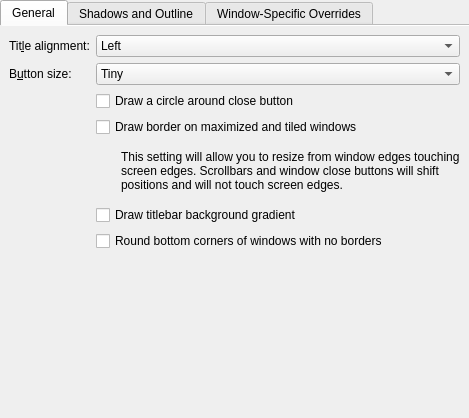
<?xml version="1.0" encoding="UTF-8"?>
<ui version="4.0">
 <class>ProteaConfigurationUI</class>
 <widget class="QWidget" name="ProteaConfigurationUI">
  <property name="geometry">
   <rect>
    <x>0</x>
    <y>0</y>
    <width>469</width>
    <height>418</height>
   </rect>
  </property>
  <layout class="QVBoxLayout" name="verticalLayout">
   <property name="leftMargin">
    <number>0</number>
   </property>
   <property name="topMargin">
    <number>0</number>
   </property>
   <property name="rightMargin">
    <number>0</number>
   </property>
   <property name="bottomMargin">
    <number>0</number>
   </property>
   <item>
    <widget class="QTabWidget" name="tabWidget">
     <property name="currentIndex">
      <number>0</number>
     </property>
     <property name="documentMode">
      <bool>true</bool>
     </property>
     <widget class="QWidget" name="tab">
      <attribute name="title">
       <string>General</string>
      </attribute>
      <layout class="QFormLayout" name="formLayout_3">
       <property name="formAlignment">
        <set>Qt::AlignmentFlag::AlignHCenter|Qt::AlignmentFlag::AlignTop</set>
       </property>
       <item row="0" column="0">
        <widget class="QLabel" name="label_3">
         <property name="text">
          <string>Tit&amp;le alignment:</string>
         </property>
         <property name="buddy">
          <cstring>titleAlignment</cstring>
         </property>
        </widget>
       </item>
       <item row="0" column="1">
        <widget class="QComboBox" name="titleAlignment">
         <item>
          <property name="text">
           <string>Left</string>
          </property>
         </item>
         <item>
          <property name="text">
           <string>Center</string>
          </property>
         </item>
         <item>
          <property name="text">
           <string>Center (Full Width)</string>
          </property>
         </item>
         <item>
          <property name="text">
           <string>Right</string>
          </property>
         </item>
        </widget>
       </item>
       <item row="1" column="0">
        <widget class="QLabel" name="label_4">
         <property name="text">
          <string>B&amp;utton size:</string>
         </property>
         <property name="buddy">
          <cstring>buttonSize</cstring>
         </property>
        </widget>
       </item>
       <item row="1" column="1">
        <widget class="QComboBox" name="buttonSize">
         <item>
          <property name="text">
           <string>Tiny</string>
          </property>
         </item>
         <item>
          <property name="text">
           <string comment="@item:inlistbox Button size:">Small</string>
          </property>
         </item>
         <item>
          <property name="text">
           <string comment="@item:inlistbox Button size:">Medium</string>
          </property>
         </item>
         <item>
          <property name="text">
           <string comment="@item:inlistbox Button size:">Large</string>
          </property>
         </item>
         <item>
          <property name="text">
           <string comment="@item:inlistbox Button size:">Very Large</string>
          </property>
         </item>
        </widget>
       </item>
       <item row="2" column="1">
        <widget class="QCheckBox" name="outlineCloseButton">
         <property name="text">
          <string>Draw a circle around close button</string>
         </property>
        </widget>
       </item>
       <item row="3" column="1">
        <widget class="QCheckBox" name="drawBorderOnMaximizedWindows">
         <property name="text">
          <string>Draw border on maximized and tiled windows</string>
         </property>
        </widget>
       </item>
       <item row="4" column="1">
        <layout class="QHBoxLayout" name="horizontalLayout">
         <item>
          <spacer name="horizontalSpacer_2">
           <property name="orientation">
            <enum>Qt::Orientation::Horizontal</enum>
           </property>
           <property name="sizeType">
            <enum>QSizePolicy::Policy::Fixed</enum>
           </property>
           <property name="sizeHint" stdset="0">
            <size>
             <width>25</width>
             <height>20</height>
            </size>
           </property>
          </spacer>
         </item>
         <item>
          <widget class="QLabel" name="drawBorderOnMaximizedWindowsHelpLabel">
           <property name="text">
            <string>This setting will allow you to resize from window edges touching screen edges. Scrollbars and window close buttons will shift positions and will not touch screen edges.</string>
           </property>
           <property name="wordWrap">
            <bool>true</bool>
           </property>
          </widget>
         </item>
        </layout>
       </item>
       <item row="5" column="1">
        <widget class="QCheckBox" name="drawBackgroundGradient">
         <property name="text">
          <string>Draw titlebar background gradient</string>
         </property>
        </widget>
       </item>
       <item row="6" column="1">
        <widget class="QCheckBox" name="roundedCorners">
         <property name="text">
          <string>Round bottom corners of windows with no borders</string>
         </property>
        </widget>
       </item>
      </layout>
     </widget>
     <widget class="QWidget" name="tab_4">
      <attribute name="title">
       <string>Shadows and Outline</string>
      </attribute>
      <layout class="QFormLayout" name="formLayout">
       <property name="formAlignment">
        <set>Qt::AlignmentFlag::AlignHCenter|Qt::AlignmentFlag::AlignTop</set>
       </property>
       <item row="0" column="0">
        <widget class="QLabel" name="label">
         <property name="text">
          <string>Shadow size:</string>
         </property>
         <property name="buddy">
          <cstring>shadowSize</cstring>
         </property>
        </widget>
       </item>
       <item row="0" column="1">
        <widget class="QComboBox" name="shadowSize">
         <item>
          <property name="text">
           <string comment="@item:inlistbox Button size:">None</string>
          </property>
         </item>
         <item>
          <property name="text">
           <string comment="@item:inlistbox Button size:">Small</string>
          </property>
         </item>
         <item>
          <property name="text">
           <string comment="@item:inlistbox Button size:">Medium</string>
          </property>
         </item>
         <item>
          <property name="text">
           <string comment="@item:inlistbox Button size:">Large</string>
          </property>
         </item>
         <item>
          <property name="text">
           <string comment="@item:inlistbox Button size:">Very Large</string>
          </property>
         </item>
        </widget>
       </item>
       <item row="1" column="0">
        <widget class="QLabel" name="label_2">
         <property name="text">
          <string comment="strength of the shadow (from transparent to opaque)">Shadow strength:</string>
         </property>
         <property name="buddy">
          <cstring>shadowStrength</cstring>
         </property>
        </widget>
       </item>
       <item row="1" column="1">
        <widget class="QSpinBox" name="shadowStrength">
         <property name="suffix">
          <string>%</string>
         </property>
         <property name="minimum">
          <number>10</number>
         </property>
         <property name="maximum">
          <number>100</number>
         </property>
        </widget>
       </item>
       <item row="2" column="0">
        <widget class="QLabel" name="label_5">
         <property name="text">
          <string>Shadow color:</string>
         </property>
        </widget>
       </item>
       <item row="2" column="1">
        <widget class="KColorButton" name="shadowColor"/>
       </item>
       <item row="3" column="1">
        <widget class="QCheckBox" name="drawOutline">
        <property name="text">
         <string>Draw window outline</string>
        </property>
       </widget>
       </item>
      </layout>
     </widget>
     <widget class="QWidget" name="tab_3">
      <attribute name="title">
       <string>Window-Specific Overrides</string>
      </attribute>
      <layout class="QVBoxLayout" name="verticalLayout_3">
       <item>
        <widget class="Protea::ExceptionListWidget" name="exceptions" native="true">
         <property name="sizePolicy">
          <sizepolicy hsizetype="Preferred" vsizetype="Expanding">
           <horstretch>0</horstretch>
           <verstretch>0</verstretch>
          </sizepolicy>
         </property>
        </widget>
       </item>
      </layout>
     </widget>
    </widget>
   </item>
  </layout>
 </widget>
 <customwidgets>
  <customwidget>
   <class>KColorButton</class>
   <extends>QPushButton</extends>
   <header>kcolorbutton.h</header>
  </customwidget>
  <customwidget>
   <class>Protea::ExceptionListWidget</class>
   <extends>QWidget</extends>
   <header>config/proteaexceptionlistwidget.h</header>
   <container>1</container>
  </customwidget>
 </customwidgets>
 <resources/>
 <connections/>
</ui>
